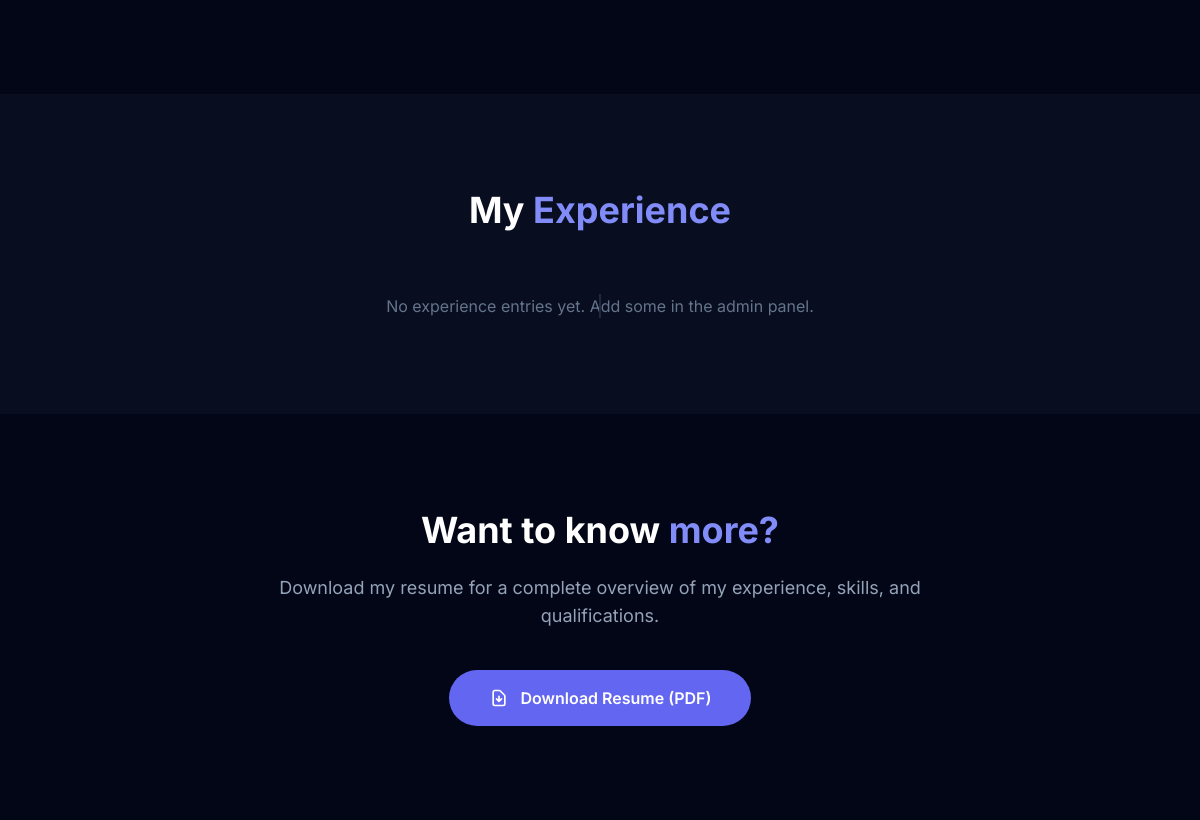
Before: / (middle part) with the older database file.
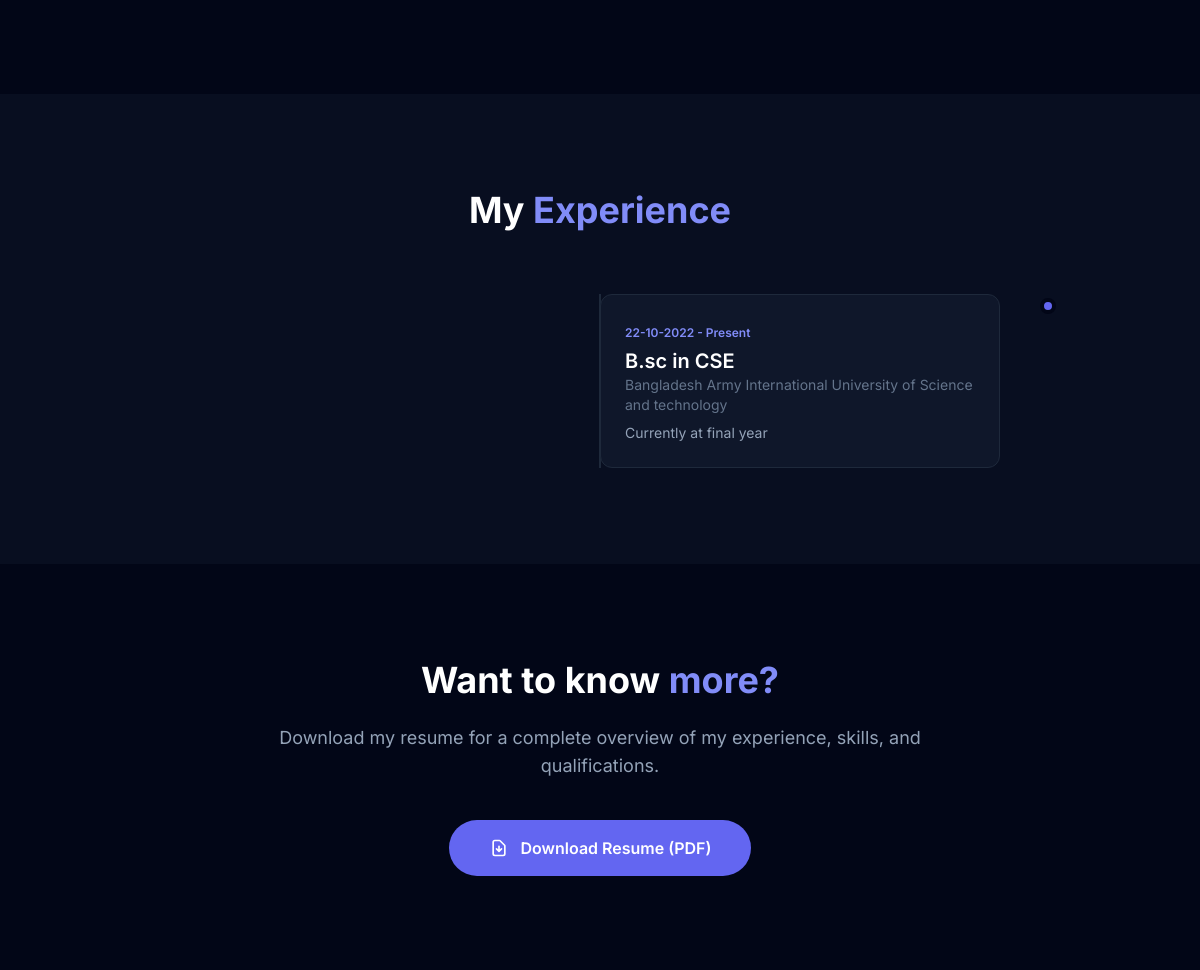
After: the same page with the newer database file.
### home/models.py (models this page shows, shortened)
class Experience(models.Model):
    title = models.CharField(max_length=200)
    company = models.CharField(max_length=200)
    description = models.TextField()
    start_date = models.CharField(max_length=50)
    end_date = models.CharField(max_length=50, blank=True, null=True)
    order = models.IntegerField(default=0)
    class Meta:
        ordering = ['order']

### home/views.py (the view, shortened to what this page needs)
# urls.py: path('', views.home_view, name='home'),
def home_view(request):
    form = ContactForm()
    experiences = Experience.objects.all()
    return render(request, 'home/index.html', {'form': form, 'experiences': experiences})

### home/templates/home/index.html (shortened to what this page needs)
{% extends 'home/base.html' %}
{% block content %}
    <section id="projects" class="py-24 px-6">
    </section>
    <section id="experience" class="py-24 px-6 bg-dark-800/50">
        <div class="max-w-4xl mx-auto">
            <h2 data-aos="fade-up" class="text-3xl md:text-4xl font-bold mb-16 text-center">
                My <span class="text-accent-400">Experience</span>
            </h2>
            <div class="relative">
                <div class="absolute left-4 md:left-1/2 top-0 bottom-0 w-0.5 bg-dark-700 transform md:-translate-x-1/2"></div>
                <div class="space-y-12">
{% for exp in experiences %}
                    <div data-aos="{% if forloop.counter|divisibleby:2 %}fade-right{% else %}fade-left{% endif %}" data-aos-delay="{{ forloop.counter0 }}00" class="relative pl-12 {% if forloop.counter|divisibleby:2 %}md:pl-12 md:mr-[50%]{% else %}md:pl-0 md:ml-[50%] md:pr-12{% endif %}">
                        <div class="absolute left-2.5 md:left-auto md:right-0 w-4 h-4 bg-accent-500 rounded-full border-4 border-dark-900 transform {% if forloop.counter|divisibleby:2 %}-translate-x-1/2{% else %}md:translate-x-1/2{% endif %} top-1"></div>
                        <div class="p-6 rounded-xl bg-dark-800 border border-dark-700 hover:border-accent-500/30 transition-all duration-300">
                            <span class="text-xs text-accent-400 font-semibold">{{ exp.start_date }} - {{ exp.end_date|default:"Present" }}</span>
                            <h3 class="text-xl font-semibold mt-1">{{ exp.title }}</h3>
                            <p class="text-dark-400 text-sm mb-2">{{ exp.company }}</p>
                            <p class="text-dark-300 text-sm">{{ exp.description }}</p>
                        </div>
                    </div>
{% empty %}
                    <p class="text-dark-400 text-center col-span-full">No experience entries yet. Add some in the admin panel.</p>
{% endfor %}
                </div>
            </div>
        </div>
    </section>
    <section id="resume" class="py-24 px-6">
        <div class="max-w-4xl mx-auto text-center">
            <h2 data-aos="fade-up" class="text-3xl md:text-4xl font-bold mb-6">
                Want to know <span class="text-accent-400">more?</span>
            </h2>
            <p data-aos="fade-up" data-aos-delay="100" class="text-dark-300 text-lg mb-10 max-w-2xl mx-auto">
                Download my resume for a complete overview of my experience, skills, and qualifications.
            </p>
            <div data-aos="fade-up" data-aos-delay="200" class="flex justify-center">
                <a href="#" class="inline-flex items-center gap-3 px-10 py-4 bg-accent-500 hover:bg-accent-600 rounded-full font-semibold transition-all duration-300 hover:shadow-lg hover:shadow-accent-500/25">
                    <svg class="w-5 h-5" fill="none" stroke="currentColor" viewBox="0 0 24 24">
                        <path stroke-linecap="round" stroke-linejoin="round" stroke-width="2" d="M12 10v6m0 0l-3-3m3 3l3-3m2 8H7a2 2 0 01-2-2V5a2 2 0 012-2h5.586a1 1 0 01.707.293l5.414 5.414a1 1 0 01.293.707V19a2 2 0 01-2 2z"/>
                    </svg>
                    Download Resume (PDF)
                </a>
            </div>
        </div>
    </section>
{% endblock %}

### home/templates/home/base.html (shortened to what this page needs)
<!DOCTYPE html>
<html lang="en" class="dark">
<head>
    <link href="https://cdnjs.cloudflare.com/ajax/libs/aos/2.3.4/aos.css" rel="stylesheet">
    {% load static %}
    <link rel="stylesheet" href="{% static 'home/css/style.css' %}">
</head>
<body class="bg-dark-900 text-white font-sans">
    {% block content %}{% endblock %}
</body>
</html>

Changed rows visible on the page:
added Experience: start_date "22-10-2022", end_date "Present", title "B.sc in CSE", company "Bangladesh Army International University of Science and technology", description "Currently at final year"
Other visible differences:
text no longer shown: "No experience entries yet. Add some in the admin panel.…"
